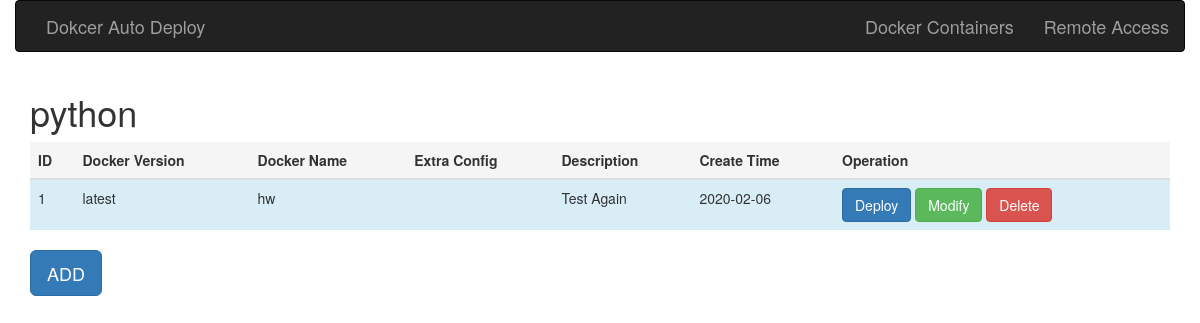
The app's page /view/4 with its own data.
### app.py (models this page shows, shortened)
class Environments(db.Model):
    __tablename__ = 'environments'
    id = db.Column(db.Integer, primary_key=True)
    name = db.Column(db.String(1024), nullable=False)
    description = db.Column(db.String(1024), nullable=False)
    create_time = db.Column(db.Date, default=datetime.date.today())

class Version(db.Model):
    __tablename__ = 'version'
    id = db.Column(db.Integer, primary_key=True)
    env_id = db.Column(db.Integer, db.ForeignKey('environments.id'), nullable=False)
    env_version = db.Column(db.String(1024), nullable=False)
    docker_name = db.Column(db.String(1024), nullable=False)
    extra_code = db.Column(db.String(1024), nullable=True)
    value = db.Column(db.String(1024), nullable=True)
    create_time = db.Column(db.Date, default=datetime.date.today(), nullable=True)

### app.py (the view, shortened to what this page needs)
@app.route('/view/<int:env_id>', methods=['GET', 'POST'])
def show_version_list(env_id):
    form = VersionListForm()
    if request.method == 'GET':
        versionlists = Version.query.filter_by(env_id=env_id).join(Environments, Version.env_id == Environments.id)
        env_out_name = Environments.query.filter_by(id=env_id).first_or_404()
        return render_template('view.html', env_out_name=env_out_name.name, versionlists=versionlists, form=form)

### templates/view.html (shortened to what this page needs)
{% extends "base_env.html" %}
{% import "bootstrap/wtf.html" as wtf %}
{% block page_content %}
<h1>{{env_out_name}}</h1>
<table class="table table-hover">
    <thead>
        <th class="active">ID</th>
        <th class="active">Docker Version</th>
        <th class="active">Docker Name</th>
        <th class="active">Extra Config</th>
        <th class="active">Description</th>
        <th class="active">Create Time</th>
        <th class='active'>Operation</th>
    </thead>
    <tbody>
        {% for todo in versionlists %}
            <tr class="info">
                <td>{{ loop.index }}</td>
                <td>{{ todo.env_version }}</td>
                <td>{{ todo.docker_name }}</td>
                <td>{{ todo.extra_code }}</td>
                <td>{{ todo.value }}</td>
                <td>{{ todo.create_time }}</td>
                <td>
                    <a href="{{ url_for('deploy', env_id=todo.env_id, id=todo.id) }}" class="btn btn-primary" role ="button">Deploy</a>
                    <a href="{{ url_for('change_version_list', env_id=todo.env_id, id=todo.id) }}" class="btn btn-success" role ="button">Modify</a>
                    <a href="{{ url_for('delete_version_list', env_id=todo.env_id, id=todo.id) }}" class="btn btn-danger" role ="button">Delete</a>
                </td>
            </tr>
        {% endfor %}
    </tbody>
</table>
<button type="button" class="btn btn-primary btn-lg" data-toggle="modal" data-target="#myModal"> ADD </button>
{% endblock %}

### records on screen
Environments: name "python"
Version: env_version "latest", docker_name "hw", value "Test Again", create_time "2020-02-06"
